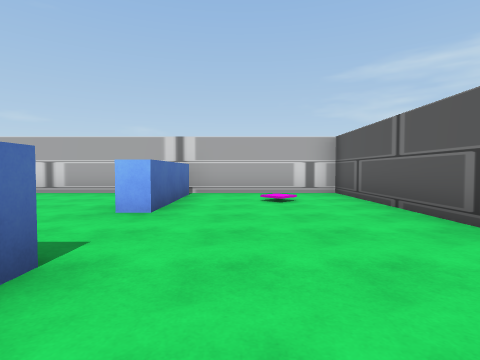
View 1 (above)

12 first-person views from a walk through a Unity game level. The camera is 1.2 m above the floor, tilts 2° down and sees 80° across. The floor is counted in squares, 2 m on a side. Each view is taken from the middle of a square. On the plan, view 1 faces up. The plan holds only what a view shows up to about 9 squares ahead; the rest is blank. The place goes on beyond the plan. The player is left out.

View 2
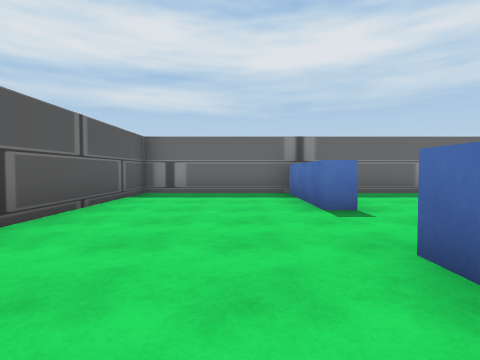

View 3
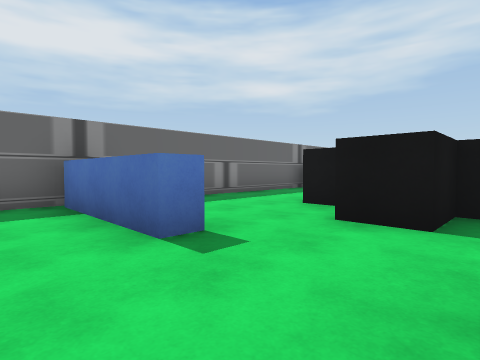

View 4
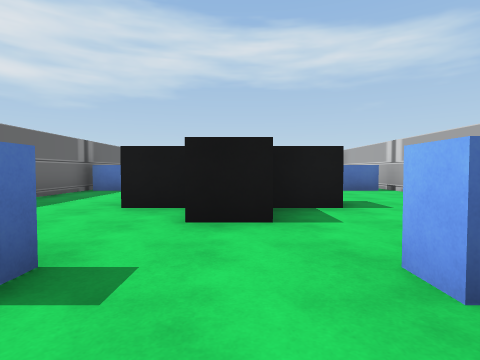

View 5
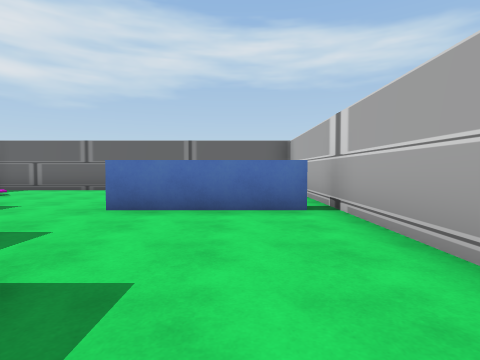

View 6
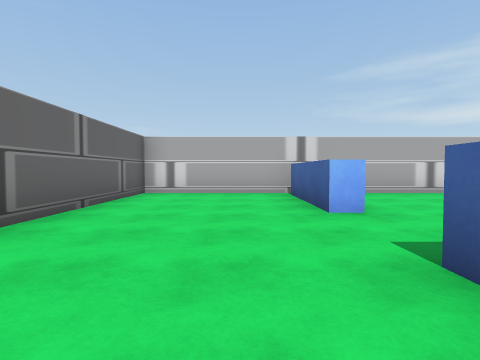

View 7
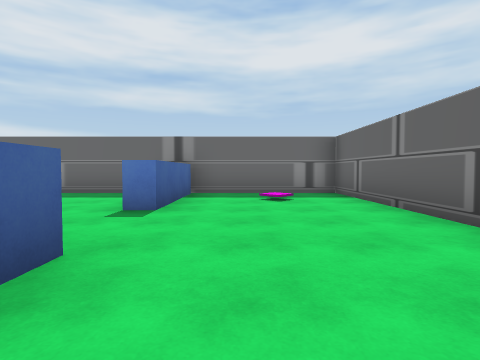

View 8
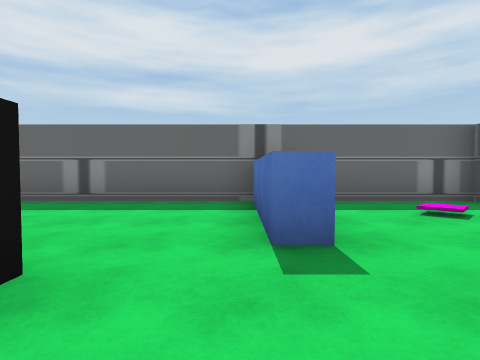

View 9
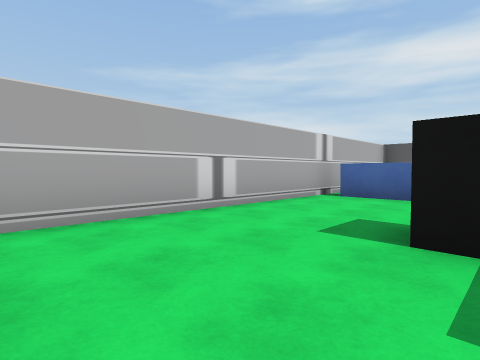

View 10
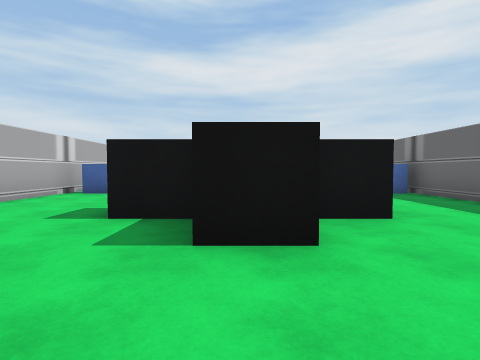

View 11
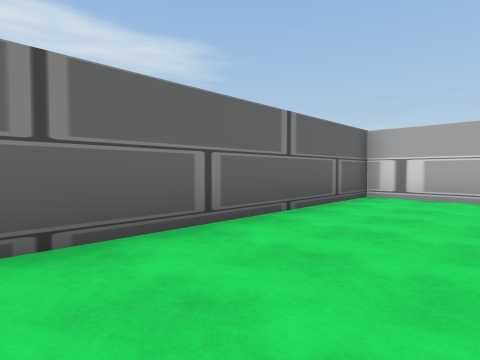

View 12
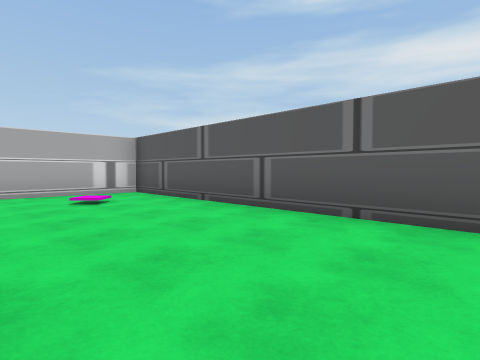

### Floor plan
Key: @ floor where view 1 was taken; # wall or solid block; x gap in a wall; . floor; ^ raised ledge.
Columns run from 13 left of view 1 to 3 right of it. Each row starts with its distance up from view 1.
  8 #################
  7 #...x......x....#
  6 #...^......^....#
  5 #...^......^....#
  4 #.......#.......#
  3 #......###......#
  2 #.......#.......#
  1 #...^......^....#
  0 #...^......^.@..#
 -1 #...^......^....#
 -2 #################

Where each view was taken, in squares from view 1:
view 1: 0 up, 0 right, facing up
view 2: 6 up, 0 right, facing down
view 3: 4 up, 0 right, facing down-left
view 4: 3 up, 0 right, facing left
view 5: 6 up, 4 left, facing left
view 6: 0 up, 10 left, facing up
view 7: 6 up, 10 left, facing down
view 8: 4 up, 8 left, facing down
view 9: 4 up, 8 left, facing up-right
view 10: 3 up, 9 left, facing right
view 11: 1 up, 10 left, facing up-left
view 12: 0 up, 1 left, facing up-right
